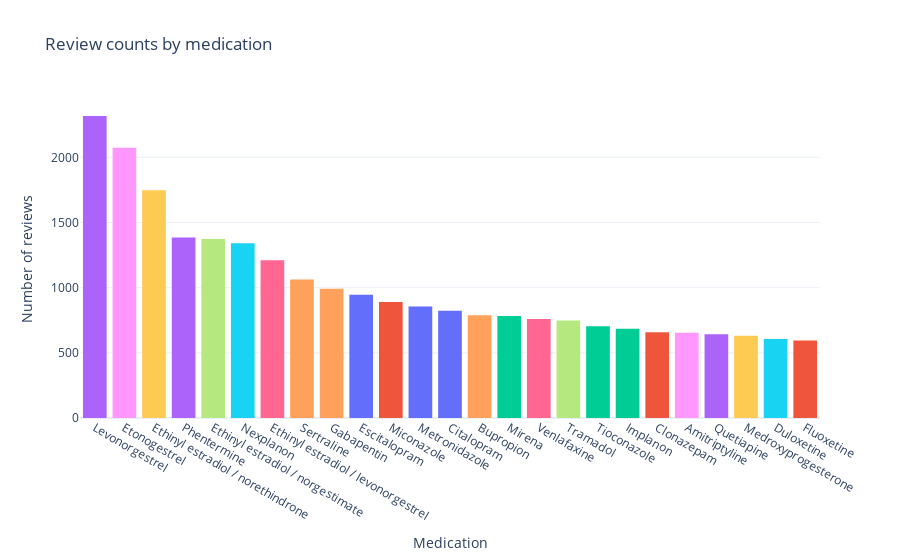

This figure's notebook cell:
### Code cell
# Group the data by date and 'drugName' and get the count of each group
drug_counts_by_date = drug_reviews_df.groupby(['date', 'drugName']).size()

# Convert the resulting Series to a DataFrame with columns for 'date', 'drugName', and 'count'
drug_counts_by_date_df = drug_counts_by_date.reset_index(name='count')

# Filter the DataFrame to keep only the top 25 most talked medications
top_25_medications = drug_counts_by_date_df.groupby('drugName').sum().sort_values('count', ascending=False).head(25)
drug_counts_by_date_top_25 = drug_counts_by_date_df[drug_counts_by_date_df['drugName'].isin(top_25_medications.index)]

# Create the histogram plot
fig = px.histogram(drug_counts_by_date_top_25, x='drugName', color='drugName',
                   y='count', template='plotly_white',
                   title='Review counts by medication')
fig.update_xaxes(categoryorder='total descending').update_yaxes(title='Number of reviews')

# Remove the legend
fig.update_traces(showlegend=False)

# Rename the drugName column to Medication
fig.update_layout(xaxis_title='Medication')

fig.show()

### Figure 1 — Plotly figure (JSON) as saved in the notebook; plotly's stock layout.template omitted (floating-point values rounded to 4 significant figures; data arrays with more than 128 entries replaced by an {"elided": "..."} marker saying what was removed)
{"data": [{"alignmentgroup": "True", "bingroup": "x", "histfunc": "sum", "hovertemplate": "drugName=%{x}<br>sum of count=%{y}<extra></extra>", "legendgroup": "Citalopram", "marker": {"color": "#636efa", "pattern": {"shape": ""}}, "name": "Citalopram", "offsetgroup": "Citalopram", "orientation": "v", "showlegend": false, "type": "histogram", "x": {"elided": "716 str values"}, "xaxis": "x", "y": {"elided": "716 int values"}, "yaxis": "y"}, {"alignmentgroup": "True", "bingroup": "x", "histfunc": "sum", "hovertemplate": "drugName=%{x}<br>sum of count=%{y}<extra></extra>", "legendgroup": "Clonazepam", "marker": {"color": "#EF553B", "pattern": {"shape": ""}}, "name": "Clonazepam", "offsetgroup": "Clonazepam", "orientation": "v", "showlegend": false, "type": "histogram", "x": {"elided": "595 str values"}, "xaxis": "x", "y": {"elided": "595 int values"}, "yaxis": "y"}, {"alignmentgroup": "True", "bingroup": "x", "histfunc": "sum", "hovertemplate": "drugName=%{x}<br>sum of count=%{y}<extra></extra>", "legendgroup": "Mirena", "marker": {"color": "#00cc96", "pattern": {"shape": ""}}, "name": "Mirena", "offsetgroup": "Mirena", "orientation": "v", "showlegend": false, "type": "histogram", "x": {"elided": "668 str values"}, "xaxis": "x", "y": {"elided": "668 int values"}, "yaxis": "y"}, {"alignmentgroup": "True", "bingroup": "x", "histfunc": "sum", "hovertemplate": "drugName=%{x}<br>sum of count=%{y}<extra></extra>", "legendgroup": "Phentermine", "marker": {"color": "#ab63fa", "pattern": {"shape": ""}}, "name": "Phentermine", "offsetgroup": "Phentermine", "orientation": "v", "showlegend": false, "type": "histogram", "x": {"elided": "1076 str values"}, "xaxis": "x", "y": {"elided": "1076 int values"}, "yaxis": "y"}, {"alignmentgroup": "True", "bingroup": "x", "histfunc": "sum", "hovertemplate": "drugName=%{x}<br>sum of count=%{y}<extra></extra>", "legendgroup": "Sertraline", "marker": {"color": "#FFA15A", "pattern": {"shape": ""}}, "name": "Sertraline", "offsetgroup": "Sertraline", "orientation": "v", "showlegend": false, "type": "histogram", "x": {"elided": "853 str values"}, "xaxis": "x", "y": {"elided": "853 int values"}, "yaxis": "y"}, {"alignmentgroup": "True", "bingroup": "x", "histfunc": "sum", "hovertemplate": "drugName=%{x}<br>sum of count=%{y}<extra></extra>", "legendgroup": "Duloxetine", "marker": {"color": "#19d3f3", "pattern": {"shape": ""}}, "name": "Duloxetine", "offsetgroup": "Duloxetine", "orientation": "v", "showlegend": false, "type": "histogram", "x": {"elided": "548 str values"}, "xaxis": "x", "y": {"elided": "548 int values"}, "yaxis": "y"}, {"alignmentgroup": "True", "bingroup": "x", "histfunc": "sum", "hovertemplate": "drugName=%{x}<br>sum of count=%{y}<extra></extra>", "legendgroup": "Ethinyl estradiol / levonorgestrel", "marker": {"color": "#FF6692", "pattern": {"shape": ""}}, "name": "Ethinyl estradiol / levonorgestrel", "offsetgroup": "Ethinyl estradiol / levonorgestrel", "orientation": "v", "showlegend": false, "type": "histogram", "x": {"elided": "958 str values"}, "xaxis": "x", "y": {"elided": "958 int values"}, "yaxis": "y"}, {"alignmentgroup": "True", "bingroup": "x", "histfunc": "sum", "hovertemplate": "drugName=%{x}<br>sum of count=%{y}<extra></extra>", "legendgroup": "Tramadol", "marker": {"color": "#B6E880", "pattern": {"shape": ""}}, "name": "Tramadol", "offsetgroup": "Tramadol", "orientation": "v", "showlegend": false, "type": "histogram", "x": {"elided": "657 str values"}, "xaxis": "x", "y": {"elided": "657 int values"}, "yaxis": "y"}, {"alignmentgroup": "True", "bingroup": "x", "histfunc": "sum", "hovertemplate": "drugName=%{x}<br>sum of count=%{y}<extra></extra>", "legendgroup": "Amitriptyline", "marker": {"color": "#FF97FF", "pattern": {"shape": ""}}, "name": "Amitriptyline", "offsetgroup": "Amitriptyline", "orientation": "v", "showlegend": false, "type": "histogram", "x": {"elided": "581 str values"}, "xaxis": "x", "y": {"elided": "581 int values"}, "yaxis": "y"}, {"alignmentgroup": "True", "bingroup": "x", "histfunc": "sum", "hovertemplate": "drugName=%{x}<br>sum of count=%{y}<extra></extra>", "legendgroup": "Ethinyl estradiol / norethindrone", "marker": {"color": "#FECB52", "pattern": {"shape": ""}}, "name": "Ethinyl estradiol / norethindrone", "offsetgroup": "Ethinyl estradiol / norethindrone", "orientation": "v", "showlegend": false, "type": "histogram", "x": {"elided": "1218 str values"}, "xaxis": "x", "y": {"elided": "1218 int values"}, "yaxis": "y"}, {"alignmentgroup": "True", "bingroup": "x", "histfunc": "sum", "hovertemplate": "drugName=%{x}<br>sum of count=%{y}<extra></extra>", "legendgroup": "Escitalopram", "marker": {"color": "#636efa", "pattern": {"shape": ""}}, "name": "Escitalopram", "offsetgroup": "Escitalopram", "orientation": "v", "showlegend": false, "type": "histogram", "x": {"elided": "784 str values"}, "xaxis": "x", "y": {"elided": "784 int values"}, "yaxis": "y"}, {"alignmentgroup": "True", "bingroup": "x", "histfunc": "sum", "hovertemplate": "drugName=%{x}<br>sum of count=%{y}<extra></extra>", "legendgroup": "Fluoxetine", "marker": {"color": "#EF553B", "pattern": {"shape": ""}}, "name": "Fluoxetine", "offsetgroup": "Fluoxetine", "orientation": "v", "showlegend": false, "type": "histogram", "x": {"elided": "530 str values"}, "xaxis": "x", "y": {"elided": "530 int values"}, "yaxis": "y"}, {"alignmentgroup": "True", "bingroup": "x", "histfunc": "sum", "hovertemplate": "drugName=%{x}<br>sum of count=%{y}<extra></extra>", "legendgroup": "Implanon", "marker": {"color": "#00cc96", "pattern": {"shape": ""}}, "name": "Implanon", "offsetgroup": "Implanon", "orientation": "v", "showlegend": false, "type": "histogram", "x": {"elided": "597 str values"}, "xaxis": "x", "y": {"elided": "597 int values"}, "yaxis": "y"}, {"alignmentgroup": "True", "bingroup": "x", "histfunc": "sum", "hovertemplate": "drugName=%{x}<br>sum of count=%{y}<extra></extra>", "legendgroup": "Levonorgestrel", "marker": {"color": "#ab63fa", "pattern": {"shape": ""}}, "name": "Levonorgestrel", "offsetgroup": "Levonorgestrel", "orientation": "v", "showlegend": false, "type": "histogram", "x": {"elided": "1292 str values"}, "xaxis": "x", "y": {"elided": "1292 int values"}, "yaxis": "y"}, {"alignmentgroup": "True", "bingroup": "x", "histfunc": "sum", "hovertemplate": "drugName=%{x}<br>sum of count=%{y}<extra></extra>", "legendgroup": "Gabapentin", "marker": {"color": "#FFA15A", "pattern": {"shape": ""}}, "name": "Gabapentin", "offsetgroup": "Gabapentin", "orientation": "v", "showlegend": false, "type": "histogram", "x": {"elided": "803 str values"}, "xaxis": "x", "y": {"elided": "803 int values"}, "yaxis": "y"}, {"alignmentgroup": "True", "bingroup": "x", "histfunc": "sum", "hovertemplate": "drugName=%{x}<br>sum of count=%{y}<extra></extra>", "legendgroup": "Nexplanon", "marker": {"color": "#19d3f3", "pattern": {"shape": ""}}, "name": "Nexplanon", "offsetgroup": "Nexplanon", "orientation": "v", "showlegend": false, "type": "histogram", "x": {"elided": "829 str values"}, "xaxis": "x", "y": {"elided": "829 int values"}, "yaxis": "y"}, {"alignmentgroup": "True", "bingroup": "x", "histfunc": "sum", "hovertemplate": "drugName=%{x}<br>sum of count=%{y}<extra></extra>", "legendgroup": "Venlafaxine", "marker": {"color": "#FF6692", "pattern": {"shape": ""}}, "name": "Venlafaxine", "offsetgroup": "Venlafaxine", "orientation": "v", "showlegend": false, "type": "histogram", "x": {"elided": "655 str values"}, "xaxis": "x", "y": {"elided": "655 int values"}, "yaxis": "y"}, {"alignmentgroup": "True", "bingroup": "x", "histfunc": "sum", "hovertemplate": "drugName=%{x}<br>sum of count=%{y}<extra></extra>", "legendgroup": "Ethinyl estradiol / norgestimate", "marker": {"color": "#B6E880", "pattern": {"shape": ""}}, "name": "Ethinyl estradiol / norgestimate", "offsetgroup": "Ethinyl estradiol / norgestimate", "orientation": "v", "showlegend": false, "type": "histogram", "x": {"elided": "1052 str values"}, "xaxis": "x", "y": {"elided": "1052 int values"}, "yaxis": "y"}, {"alignmentgroup": "True", "bingroup": "x", "histfunc": "sum", "hovertemplate": "drugName=%{x}<br>sum of count=%{y}<extra></extra>", "legendgroup": "Etonogestrel", "marker": {"color": "#FF97FF", "pattern": {"shape": ""}}, "name": "Etonogestrel", "offsetgroup": "Etonogestrel", "orientation": "v", "showlegend": false, "type": "histogram", "x": {"elided": "1271 str values"}, "xaxis": "x", "y": {"elided": "1271 int values"}, "yaxis": "y"}, {"alignmentgroup": "True", "bingroup": "x", "histfunc": "sum", "hovertemplate": "drugName=%{x}<br>sum of count=%{y}<extra></extra>", "legendgroup": "Medroxyprogesterone", "marker": {"color": "#FECB52", "pattern": {"shape": ""}}, "name": "Medroxyprogesterone", "offsetgroup": "Medroxyprogesterone", "orientation": "v", "showlegend": false, "type": "histogram", "x": {"elided": "535 str values"}, "xaxis": "x", "y": {"elided": "535 int values"}, "yaxis": "y"}, {"alignmentgroup": "True", "bingroup": "x", "histfunc": "sum", "hovertemplate": "drugName=%{x}<br>sum of count=%{y}<extra></extra>", "legendgroup": "Metronidazole", "marker": {"color": "#636efa", "pattern": {"shape": ""}}, "name": "Metronidazole", "offsetgroup": "Metronidazole", "orientation": "v", "showlegend": false, "type": "histogram", "x": {"elided": "681 str values"}, "xaxis": "x", "y": {"elided": "681 int values"}, "yaxis": "y"}, {"alignmentgroup": "True", "bingroup": "x", "histfunc": "sum", "hovertemplate": "drugName=%{x}<br>sum of count=%{y}<extra></extra>", "legendgroup": "Miconazole", "marker": {"color": "#EF553B", "pattern": {"shape": ""}}, "name": "Miconazole", "offsetgroup": "Miconazole", "orientation": "v", "showlegend": false, "type": "histogram", "x": {"elided": "555 str values"}, "xaxis": "x", "y": {"elided": "555 int values"}, "yaxis": "y"}, {"alignmentgroup": "True", "bingroup": "x", "histfunc": "sum", "hovertemplate": "drugName=%{x}<br>sum of count=%{y}<extra></extra>", "legendgroup": "Tioconazole", "marker": {"color": "#00cc96", "pattern": {"shape": ""}}, "name": "Tioconazole", "offsetgroup": "Tioconazole", "orientation": "v", "showlegend": false, "type": "histogram", "x": {"elided": "497 str values"}, "xaxis": "x", "y": {"elided": "497 int values"}, "yaxis": "y"}, {"alignmentgroup": "True", "bingroup": "x", "histfunc": "sum", "hovertemplate": "drugName=%{x}<br>sum of count=%{y}<extra></extra>", "legendgroup": "Quetiapine", "marker": {"color": "#ab63fa", "pattern": {"shape": ""}}, "name": "Quetiapine", "offsetgroup": "Quetiapine", "orientation": "v", "showlegend": false, "type": "histogram", "x": {"elided": "565 str values"}, "xaxis": "x", "y": {"elided": "565 int values"}, "yaxis": "y"}, {"alignmentgroup": "True", "bingroup": "x", "histfunc": "sum", "hovertemplate": "drugName=%{x}<br>sum of count=%{y}<extra></extra>", "legendgroup": "Bupropion", "marker": {"color": "#FFA15A", "pattern": {"shape": ""}}, "name": "Bupropion", "offsetgroup": "Bupropion", "orientation": "v", "showlegend": false, "type": "histogram", "x": {"elided": "668 str values"}, "xaxis": "x", "y": {"elided": "668 int values"}, "yaxis": "y"}], "layout": {"barmode": "relative", "legend": {"title": {"text": "drugName"}, "tracegroupgap": 0}, "title": {"text": "Review counts by medication"}, "xaxis": {"anchor": "y", "categoryarray": ["Citalopram", "Clonazepam", "Mirena", "Phentermine", "Sertraline", "Duloxetine", "Ethinyl estradiol / levonorgestrel", "Tramadol", "Amitriptyline", "Ethinyl estradiol / norethindrone", "Escitalopram", "Fluoxetine", "Implanon", "Levonorgestrel", "Gabapentin", "Nexplanon", "Venlafaxine", "Ethinyl estradiol / norgestimate", "Etonogestrel", "Medroxyprogesterone", "Metronidazole", "Miconazole", "Tioconazole", "Quetiapine", "Bupropion"], "categoryorder": "total descending", "domain": [0, 1], "title": {"text": "Medication"}}, "yaxis": {"anchor": "x", "domain": [0, 1], "title": {"text": "Number of reviews"}}}}
